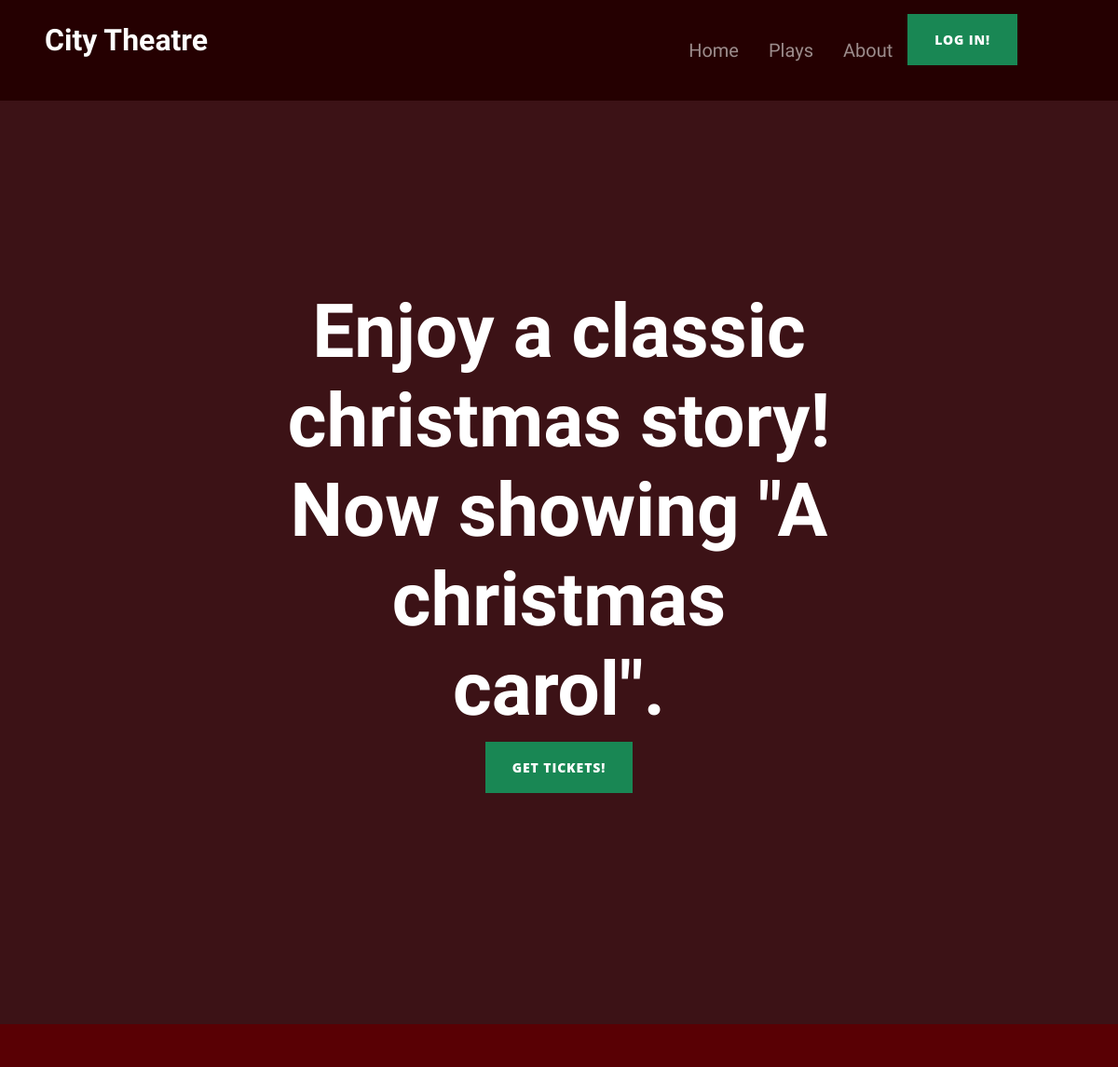
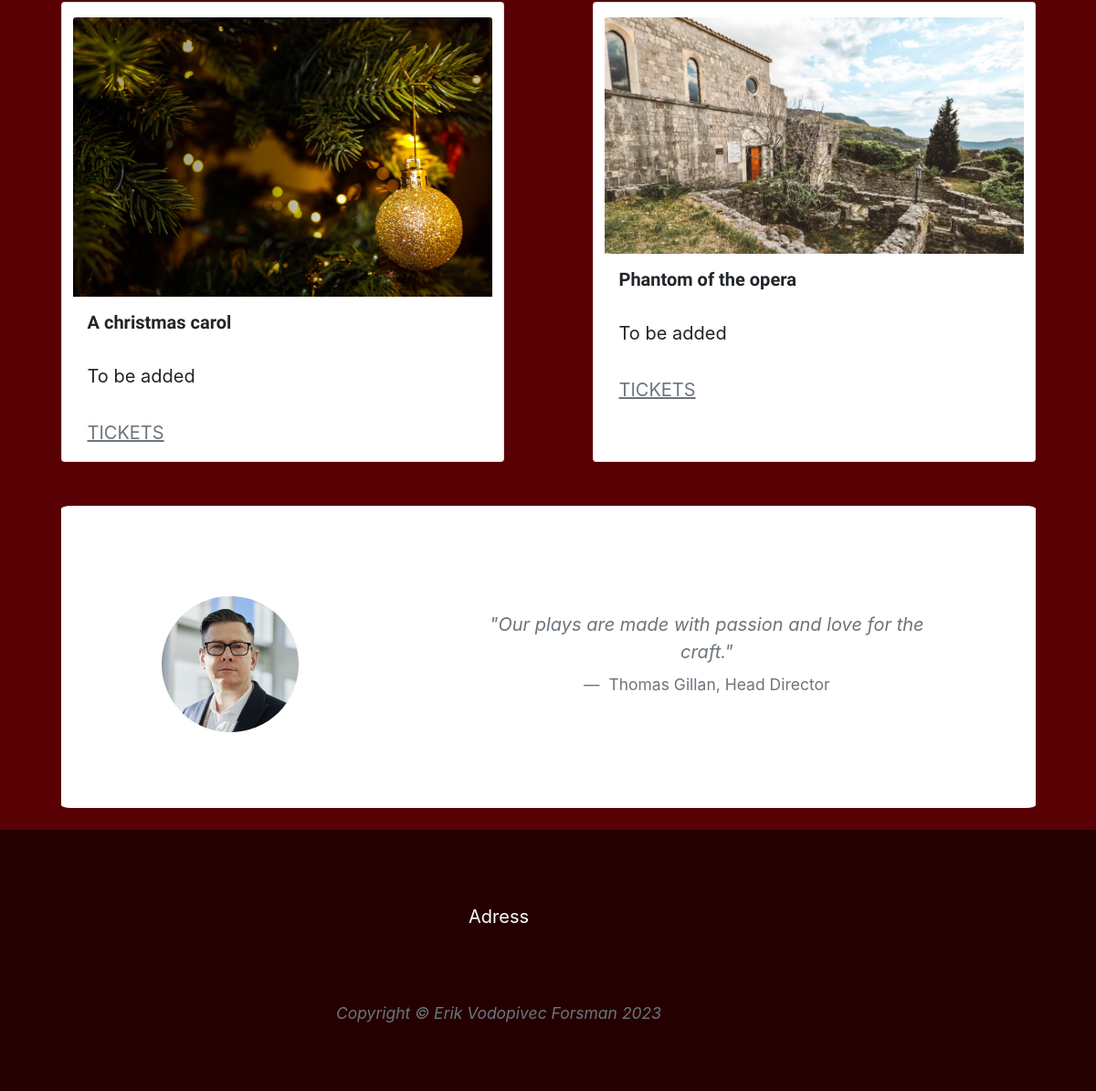
The page / on the database its author committed (2 pictures, top to bottom).
### booking/models.py (models this page shows)
class Play( models.Model):
    name = models.CharField(max_length=254, null=False, blank=False)
    description = models.CharField(max_length=1000, null=False, blank=False, default="To be added")
    image = models.CharField(max_length=254, null=True, blank=True)

### home/views.py (the view)
# urls.py: path('', views.HomePage, name='home'),
def HomePage(request):
    plays = Play.objects.all()
    template = "home/index.html"
    context = {
            'plays': plays,
        }
    return render(request, template, context)

### home/templates/home/index.html
{% extends "base.html" %}
{% load static %}
{% block content %}
    <header class="masthead" src="{{MEDIA_URL}}christmas.jpg">
        <div class="container col-12 position-relative px-4 px-lg-5 mx-auto" id="hook-container">
            <div class="row gx-4 gx-lg-5 justify-content-center">
                <div class="col-md-10 col-lg-8 col-xl-7">
                    <div class="site-heading">
                        <h1 id="hook">Enjoy a classic christmas story! <br> Now showing "A christmas carol".</h1>
                        <div class="d-flex justify-content-center mb-4"><a class="btn btn-success text-uppercase" href="#!">Get tickets!</a></div>
                    </div>
                </div>
            </div>
        </div>
    </header>
    <div class="container mx-auto">
        <div class="card-deck row justify-content-around ">
            {% for play in plays %}
            <div class="card col-11 col-md-5 col-sm-5 col-xs-5">
                <img class="card-img-top" src="{{MEDIA_URL}}{{ play.image }}" alt="play theme image. {{ play.name }}">
                <div class="card-body">
                    <h5 class="card-title">{{ play.name }}</h5>
                    <p class="card-text">{{ play.description }}</p>
                    <p class="card-text"><a class="text-muted text-uppercase" href="">Tickets</a></p>
                </div>
            </div>
            {% endfor %}
            <div class=" row justify-content-around col-11" id="director">
                <div class="col-4 col-lg-2 d-flex d-flex-inline">
                    <img class="col-12" id="director-img" src="{{MEDIA_URL}}head-editor.jpg" alt="head photo man">
                </div>
                <div class="text-center col-6 d-flex d-flex-inline">
                    <figure>
                    <blockquote class="blockquote mb-4">
                        <p>
                            <span class="font-italic">"Our plays are made with passion and love for the craft."</span>
                        </p>
                    </blockquote>
                    <figcaption class="blockquote-footer">
                        Thomas Gillan, Head Director
                    </figcaption>
                </figure>
            </div>
        </div>
    </div>
{% endblock %}

### static/css/style.css (style rules this page uses)
:root { --light-red: #590004 ; --dark-red: #250001; --green-btn: #55CB1E; }
#cont { background-color: var(--light-red); width: 100vw; overflow-x: hidden; }
header.masthead { background-color: RGBA(108, 117, 125, 1); }
.card-deck { left: auto !important; }
#hook { font-family: 'Pinyon Script', cursive; }
h6, .h6, h5, .h5, h4, .h4, h3, .h3, .nav-item { font-family: 'Mukta', sans-serif; }
h1, .h1, h2, .h2, .subheading, .navbar-brand, .site-heading { font-family: 'Pinyon Script', cursive; }
.btn { border-radius: 5%; }
.card { display: inline-block; }
#director-img { border-radius: 50%; }
img { margin-top: 2vh; }
#director { background-color: white; border-radius: 1%; padding-top: 5%; padding-bottom: 5%; }

### rows shown on the page
Play: image (picture), name "A christmas carol", description "To be added"
Play: image (picture), name "Phantom of the opera", description "To be added"
